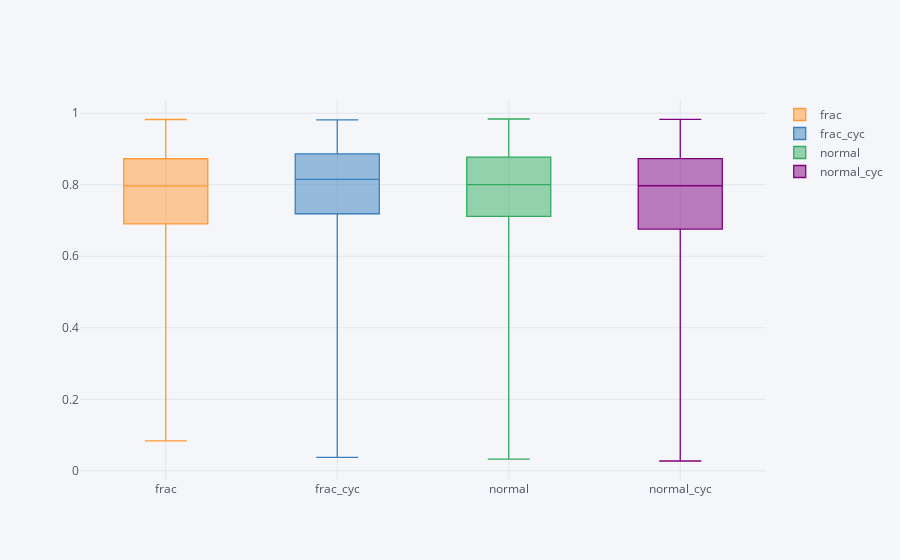

Notebook code cell kept with this figure:
### Code cell
rr.pivot_table(index='building_id', columns='method', values='score').iplot(kind='box')

### Figure 1 — Plotly figure (JSON) as saved in the notebook; plotly's stock layout.template omitted (floating-point values rounded to 4 significant figures; data arrays with more than 128 entries replaced by an {"elided": "..."} marker saying what was removed)
{"data": [{"boxpoints": false, "line": {"width": 1.3}, "marker": {"color": "rgba(255, 153, 51, 1.0)"}, "name": "frac", "orientation": "v", "type": "box", "uid": "54e2ef4c-35de-4888-b71d-5982c6239086", "y": {"elided": "471 float values"}}, {"boxpoints": false, "line": {"width": 1.3}, "marker": {"color": "rgba(55, 128, 191, 1.0)"}, "name": "frac_cyc", "orientation": "v", "type": "box", "uid": "81a87d9b-d568-43d7-b8c0-c688bb473b1c", "y": {"elided": "471 float values"}}, {"boxpoints": false, "line": {"width": 1.3}, "marker": {"color": "rgba(50, 171, 96, 1.0)"}, "name": "normal", "orientation": "v", "type": "box", "uid": "86836646-4295-424c-b4ee-b643c234fe47", "y": {"elided": "471 float values"}}, {"boxpoints": false, "line": {"width": 1.3}, "marker": {"color": "rgba(128, 0, 128, 1.0)"}, "name": "normal_cyc", "orientation": "v", "type": "box", "uid": "fc0270ab-69c6-4658-95cf-3bac0ad45ae3", "y": {"elided": "471 float values"}}], "layout": {"legend": {"bgcolor": "#F5F6F9", "font": {"color": "#4D5663"}}, "paper_bgcolor": "#F5F6F9", "plot_bgcolor": "#F5F6F9", "title": {"font": {"color": "#4D5663"}}, "xaxis": {"gridcolor": "#E1E5ED", "showgrid": true, "tickfont": {"color": "#4D5663"}, "title": {"font": {"color": "#4D5663"}, "text": ""}, "zerolinecolor": "#E1E5ED"}, "yaxis": {"gridcolor": "#E1E5ED", "showgrid": true, "tickfont": {"color": "#4D5663"}, "title": {"font": {"color": "#4D5663"}, "text": ""}, "zerolinecolor": "#E1E5ED"}}}
